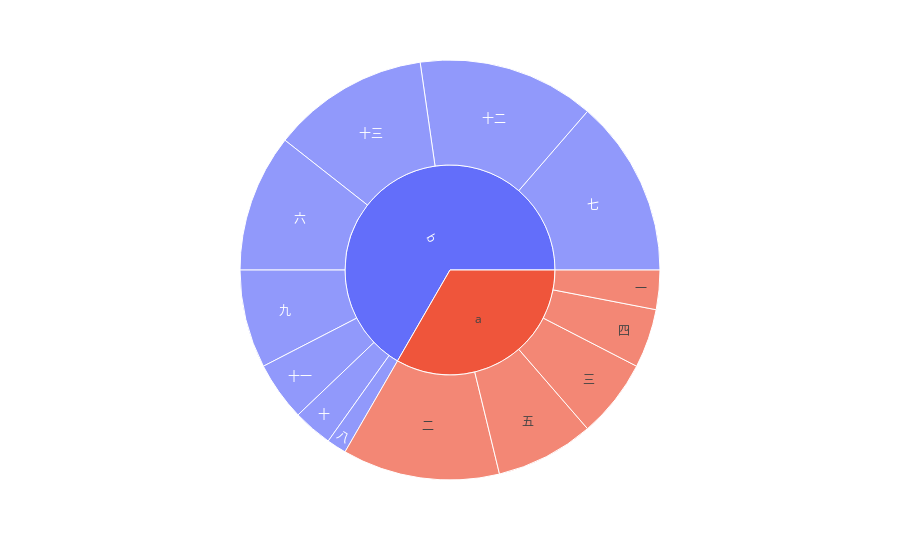

The notebook cell saved with this chart:
### Code cell
fig = px.sunburst(df,path=['type','name'],values='value',hover_data=['pop'],)
fig.show()

### Figure 1 — Plotly figure (JSON) as saved in the notebook; plotly's stock layout.template omitted (floating-point values rounded to 4 significant figures)
{"data": [{"branchvalues": "total", "customdata": [[523], [302], [129], [120], [452], [79], [38], [224], [96], [129], [4], [486], [6], ["(?)"], ["(?)"]], "domain": {"x": [0, 1], "y": [0, 1]}, "hovertemplate": "labels=%{label}<br>value=%{value}<br>parent=%{parent}<br>id=%{id}<br>pop=%{customdata[0]}<extra></extra>", "ids": ["a/一", "b/七", "a/三", "b/九", "a/二", "a/五", "b/八", "b/六", "b/十", "b/十一", "b/十三", "b/十二", "a/四", "a", "b"], "labels": ["一", "七", "三", "九", "二", "五", "八", "六", "十", "十一", "十三", "十二", "四", "a", "b"], "name": "", "parents": ["a", "b", "a", "b", "a", "a", "b", "b", "b", "b", "b", "b", "a", "", ""], "type": "sunburst", "values": [2, 9, 4, 5, 8, 5, 1, 7, 2, 3, 8, 9, 3, 22, 44]}], "layout": {"autosize": true, "legend": {"tracegroupgap": 0}, "margin": {"t": 60}}}
